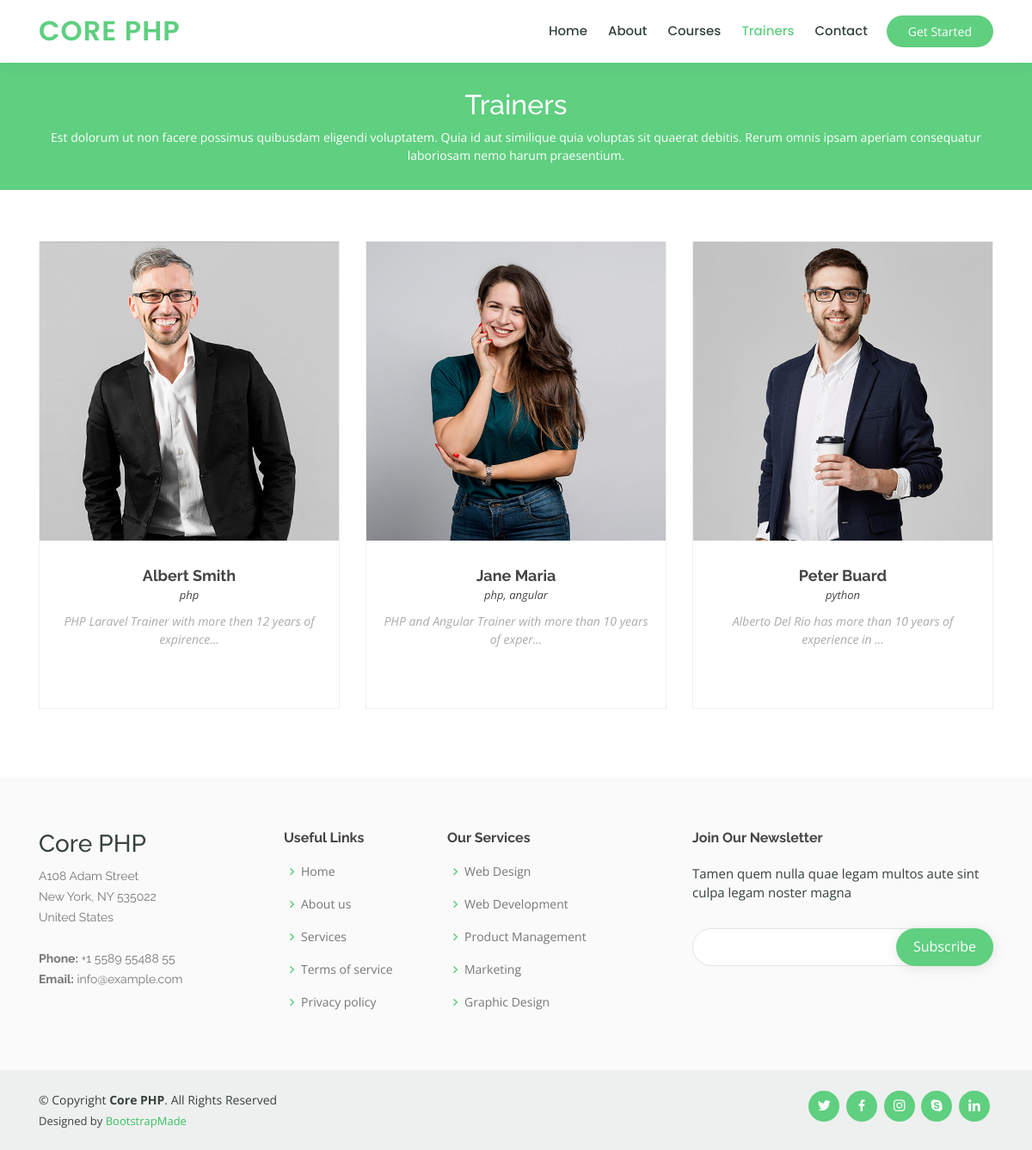
The page /trainer-detail.php on the database its author committed.
### tables this page shows
CREATE TABLE `trainers` (
  `id` int(11) NOT NULL,
  `name` varchar(255) NOT NULL,
  `about_trainer` text NOT NULL,
  `course_id` int(11) NOT NULL,
  `trainer_image` varchar(255) NOT NULL,
  `domain` varchar(255) NOT NULL
);

### frontend-DB.php (called while the page is built, shortened)
<?php
   class DB {
        private $username;
        private $password;
        private $databasename;
        private $server;
        private $connection;
        function __construct()
        {
            $this->username = 'root';
            $this->password = '';
            $this->databasename = 'coding_master';
            $this->server = 'localhost';
        }
        function connect()
        {
            $this->connection = mysqli_connect($this->server, $this->username, $this->password, $this->databasename);
        }
        function get_all_trainers()
        {
            $sql = "SELECT * from trainers";
            $result = mysqli_query($this->connection, $sql);
            if($result == true){
                $data = [];
                while($row = mysqli_fetch_assoc($result)){
                    $data[] = $row;
                }
            }
            return $data;
        }
    }
    $db_object = new DB();
?>

### trainer-detail.php (the view, shortened to what this page needs)
<?php
    require('header.php');
    require('frontend-DB.php');
    $trainers = $db_object->get_all_trainers();
?>
<div class="breadcrumbs">
      <div class="container">
        <h2>Trainers</h2>
        <p>Est dolorum ut non facere possimus quibusdam eligendi voluptatem. Quia id aut similique quia voluptas sit quaerat debitis. Rerum omnis ipsam aperiam consequatur laboriosam nemo harum praesentium. </p>
      </div>
    </div>
    <section id="trainers" class="trainers">
      <div class="container" data-aos="fade-up">
        <div class="row" data-aos="zoom-in" data-aos-delay="100">
        <?php foreach($trainers as $trainer): ?>
            <div class="col-lg-4 col-md-6 d-flex align-items-stretch">
                <div class="member">
                    <img src="./admin/uploaded_images/<?= $trainer['trainer_image'] ?>" class="img-fluid" alt="">
                    <div class="member-content">
                    <h4><?= $trainer['name'] ?></h4>
                    <span><?= $trainer['domain'] ?></span>
                    <p>
                        <?php
                            echo substr(trim($trainer['about_trainer']), 0, 56);
                        ?>...
                    </p>
                    <div class="social">
                        <a href=""><i class="icofont-twitter"></i></a>
                        <a href=""><i class="icofont-facebook"></i></a>
                        <a href=""><i class="icofont-instagram"></i></a>
                        <a href=""><i class="icofont-linkedin"></i></a>
                    </div>
                    </div>
                </div>
            </div>
        <?php endforeach; ?>
        </div>
      </div>
    </section>
<?php
    require('footer.php');
?>

### assets/css/style.css (style rules this page uses)
body { font-family: "Open Sans", sans-serif; color: #444444; }
a { color: #5fcf80; }
h1, h2, h3, h4, h5, h6 { font-family: "Raleway", sans-serif; }
section { padding: 60px 0; overflow: hidden; }
.breadcrumbs { margin-top: 73px; text-align: center; background: #5fcf80; padding: 30px 0; color: #fff; }
.breadcrumbs h2 { font-size: 32px; font-weight: 500; }
.breadcrumbs p { font-size: 14px; margin-bottom: 0; }
.trainers .member { text-align: center; margin-bottom: 20px; background: #fff; border: 1px solid #eef0ef; }
.trainers .member img { margin: -1px -1px 30px -1px; }
.trainers .member .member-content { padding: 0 20px 30px 20px; }
.trainers .member h4 { font-weight: 700; margin-bottom: 2px; font-size: 18px; }
.trainers .member span { font-style: italic; display: block; font-size: 13px; }
.trainers .member p { padding-top: 10px; font-size: 14px; font-style: italic; color: #aaaaaa; }
.trainers .member .social { margin-top: 15px; }
.trainers .member .social a { color: #7e9486; transition: 0.3s; }
.trainers .member .social i { font-size: 18px; margin: 0 2px; }

### rows shown on the page
trainers: trainer_image (picture), name "Albert Smith", domain "php", about_trainer "PHP Laravel Trainer with more then 12 years of expirence"
trainers: trainer_image (picture), name "Jane Maria", domain "php, angular", about_trainer "PHP and Angular Trainer with more than 10 years of exper"
trainers: trainer_image (picture), name "Peter Buard", domain "python", about_trainer "Alberto Del Rio has more than 10 years of experience in"
